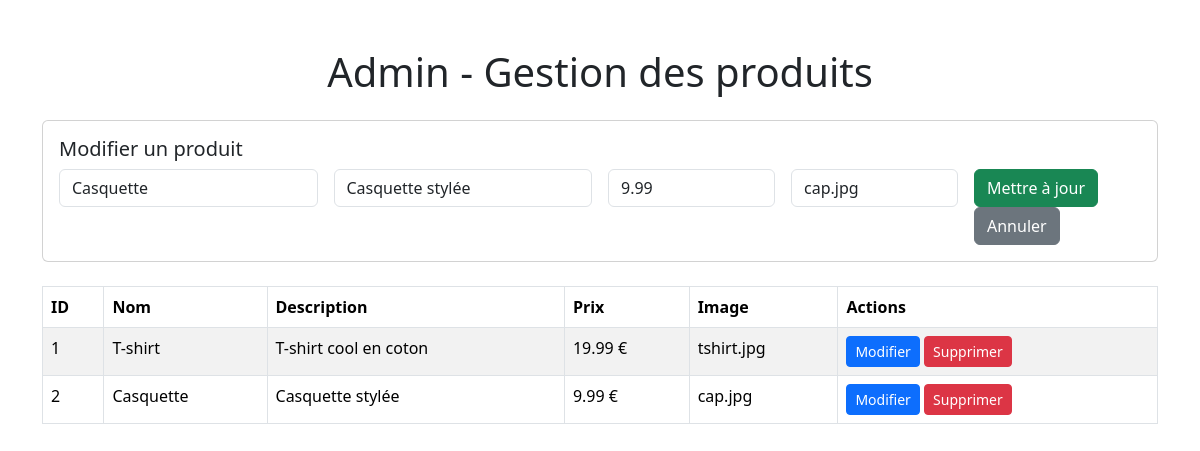
/pages/shop/admin.php?action=edit&id=2, run on the app's committed database.
### tables this page shows
CREATE TABLE `products` (
  `id` int(11) NOT NULL,
  `name` varchar(255) NOT NULL,
  `description` text DEFAULT NULL,
  `price` decimal(10,2) NOT NULL,
  `image` varchar(255) DEFAULT NULL
);

### pages/shop/admin.php (the view, shortened to what this page needs)
<?php
require '../../config/database.php';
$action = $_GET['action'] ?? '';
$id = $_GET['id'] ?? '';
$products = $pdo->query("SELECT * FROM products")->fetchAll();
$editProduct = ($action === 'edit' && $id) ? $pdo->query("SELECT * FROM products WHERE id=$id")->fetch() : null;
?>
<!DOCTYPE html>
<html lang="fr">
<head>
    <link href="https://cdn.jsdelivr.net/npm/bootstrap@5.3.2/dist/css/bootstrap.min.css" rel="stylesheet">
</head>
<body>
<div class="container mt-5">
    <h1 class="mb-4 text-center">Admin - Gestion des produits</h1>
    <div class="card mb-4">
        <div class="card-body">
            <h5 class="card-title"><?= $editProduct ? 'Modifier un produit' : 'Ajouter un produit' ?></h5>
            <form method="POST" class="row g-3">
                <div class="col-md-3">
                    <input type="text" name="name" class="form-control" placeholder="Nom" required value="<?= $editProduct['name'] ?? '' ?>">
                </div>
                <div class="col-md-3">
                    <input type="text" name="description" class="form-control" placeholder="Description" required value="<?= $editProduct['description'] ?? '' ?>">
                </div>
                <div class="col-md-2">
                    <input type="number" step="0.01" name="price" class="form-control" placeholder="Prix" required value="<?= $editProduct['price'] ?? '' ?>">
                </div>
                <div class="col-md-2">
                    <input type="text" name="image" class="form-control" placeholder="Image" required value="<?= $editProduct['image'] ?? '' ?>">
                </div>
                <div class="col-md-2">
                    <button type="submit" class="btn btn-success"><?= $editProduct ? 'Mettre à jour' : 'Ajouter' ?></button>
                    <?php if($editProduct): ?>
                        <a href="admin.php" class="btn btn-secondary">Annuler</a>
                    <?php endif; ?>
                </div>
            </form>
        </div>
    </div>
    <table class="table table-bordered table-striped">
        <thead>
            <tr>
                <th>ID</th><th>Nom</th><th>Description</th><th>Prix</th><th>Image</th><th>Actions</th>
            </tr>
        </thead>
        <tbody>
            <?php foreach($products as $prod): ?>
                <tr>
                    <td><?= $prod['id'] ?></td>
                    <td><?= htmlspecialchars($prod['name']) ?></td>
                    <td><?= htmlspecialchars($prod['description']) ?></td>
                    <td><?= number_format($prod['price'], 2) ?> €</td>
                    <td><?= htmlspecialchars($prod['image']) ?></td>
                    <td>
                        <a href="admin.php?action=edit&id=<?= $prod['id'] ?>" class="btn btn-sm btn-primary">Modifier</a>
                        <a href="admin.php?action=delete&id=<?= $prod['id'] ?>" class="btn btn-sm btn-danger" onclick="return confirm('Supprimer ce produit ?')">Supprimer</a>
                    </td>
                </tr>
            <?php endforeach; ?>
        </tbody>
    </table>
</div>
</body>
</html>

### data on the page
products: name "Casquette", description "Casquette stylée", price "9.99", image "cap.jpg", id "2"
products: id "1", name "T-shirt", description "T-shirt cool en coton", price "19.99", image "tshirt.jpg"
